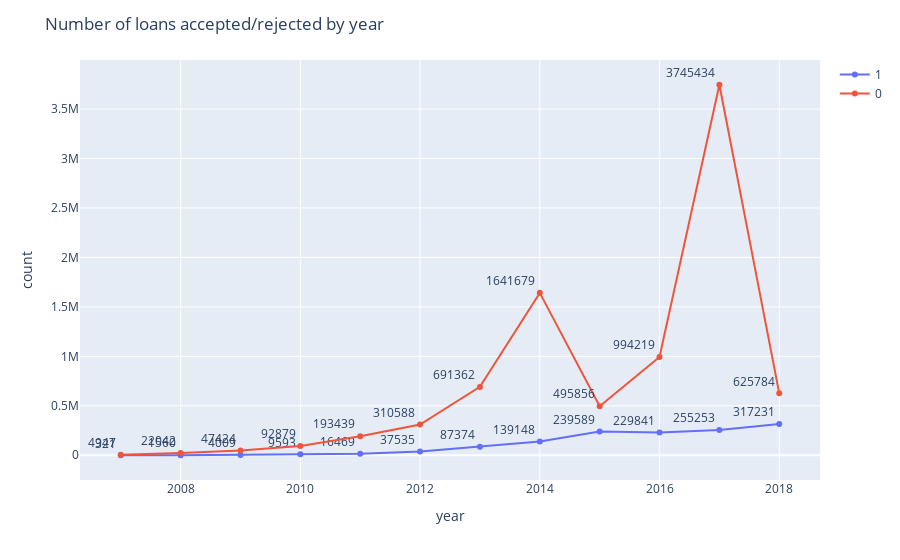

This figure's notebook cell:
### Code cell
plot_line_plot_plotly(year_df, "year", "count", "status", "Number of loans accepted/rejected by year")

### Figure 1 — Plotly figure (JSON) as saved in the notebook; plotly's stock layout.template omitted (floating-point values rounded to 4 significant figures)
{"data": [{"hovertemplate": "status=1<br>year=%{x}<br>count=%{text}<extra></extra>", "legendgroup": "1", "line": {"color": "#636efa", "dash": "solid"}, "marker": {"symbol": "circle"}, "mode": "lines+markers+text", "name": "1", "orientation": "v", "showlegend": true, "text": [317231, 255253, 229841, 239589, 139148, 87374, 37535, 16469, 9593, 4009, 1560, 321], "textposition": "top left", "type": "scatter", "x": [2018, 2017, 2016, 2015, 2014, 2013, 2012, 2011, 2010, 2009, 2008, 2007], "xaxis": "x", "y": [317231, 255253, 229841, 239589, 139148, 87374, 37535, 16469, 9593, 4009, 1560, 321], "yaxis": "y"}, {"hovertemplate": "status=0<br>year=%{x}<br>count=%{text}<extra></extra>", "legendgroup": "0", "line": {"color": "#EF553B", "dash": "solid"}, "marker": {"symbol": "circle"}, "mode": "lines+markers+text", "name": "0", "orientation": "v", "showlegend": true, "text": [625784, 3745434, 994219, 495856, 1641679, 691362, 310588, 193439, 92879, 47424, 22042, 4947], "textposition": "top left", "type": "scatter", "x": [2018, 2017, 2016, 2015, 2014, 2013, 2012, 2011, 2010, 2009, 2008, 2007], "xaxis": "x", "y": [625784, 3745434, 994219, 495856, 1641679, 691362, 310588, 193439, 92879, 47424, 22042, 4947], "yaxis": "y"}], "layout": {"legend": {"title": {"text": ""}, "tracegroupgap": 0}, "margin": {"t": 60}, "title": {"text": "Number of loans accepted/rejected by year"}, "xaxis": {"anchor": "y", "domain": [0, 1], "title": {"text": "year"}}, "yaxis": {"anchor": "x", "domain": [0, 1], "title": {"text": "count"}}}}
